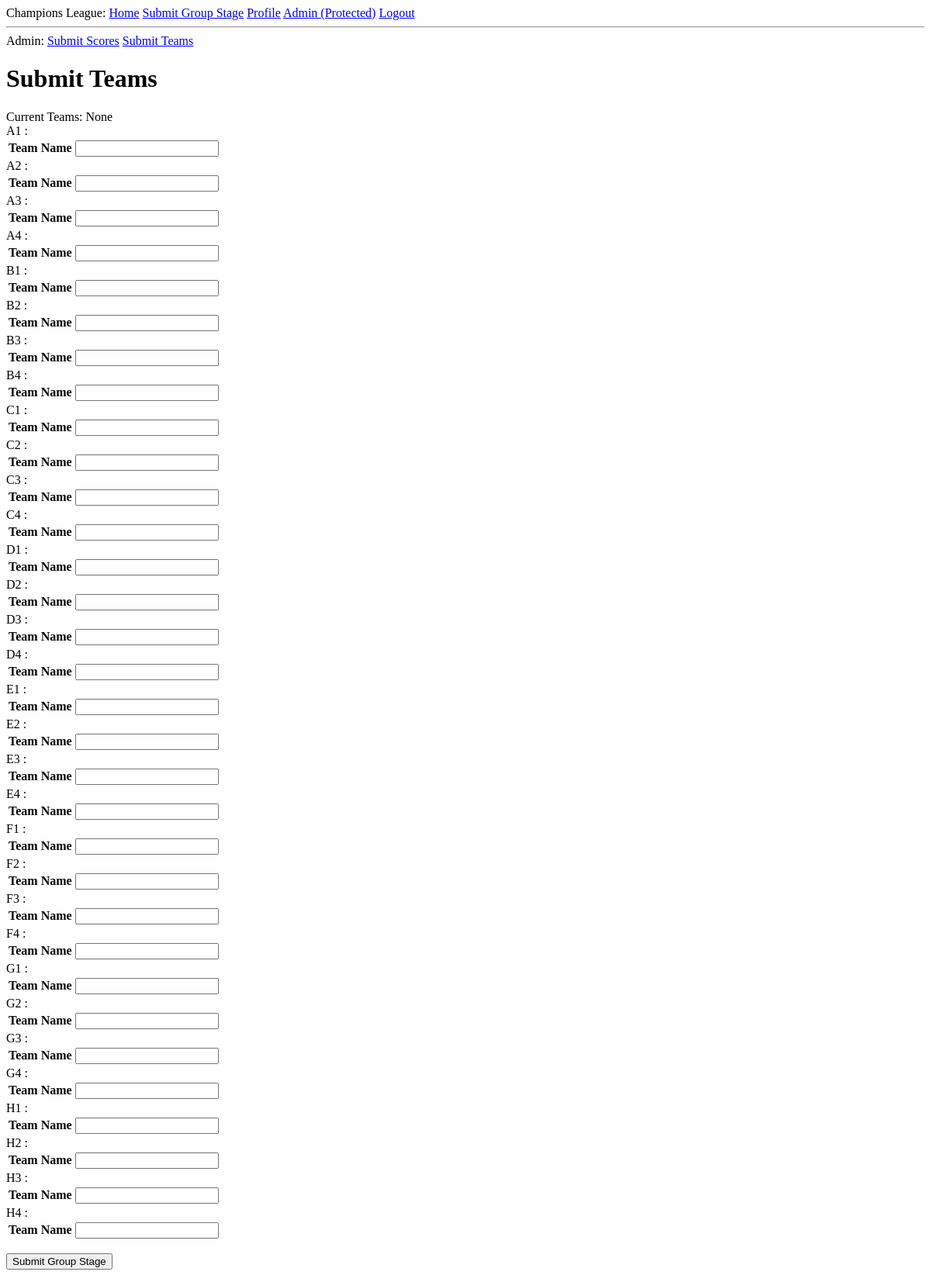
The page /admin_submit_teams (signed in) on the database as committed earlier.
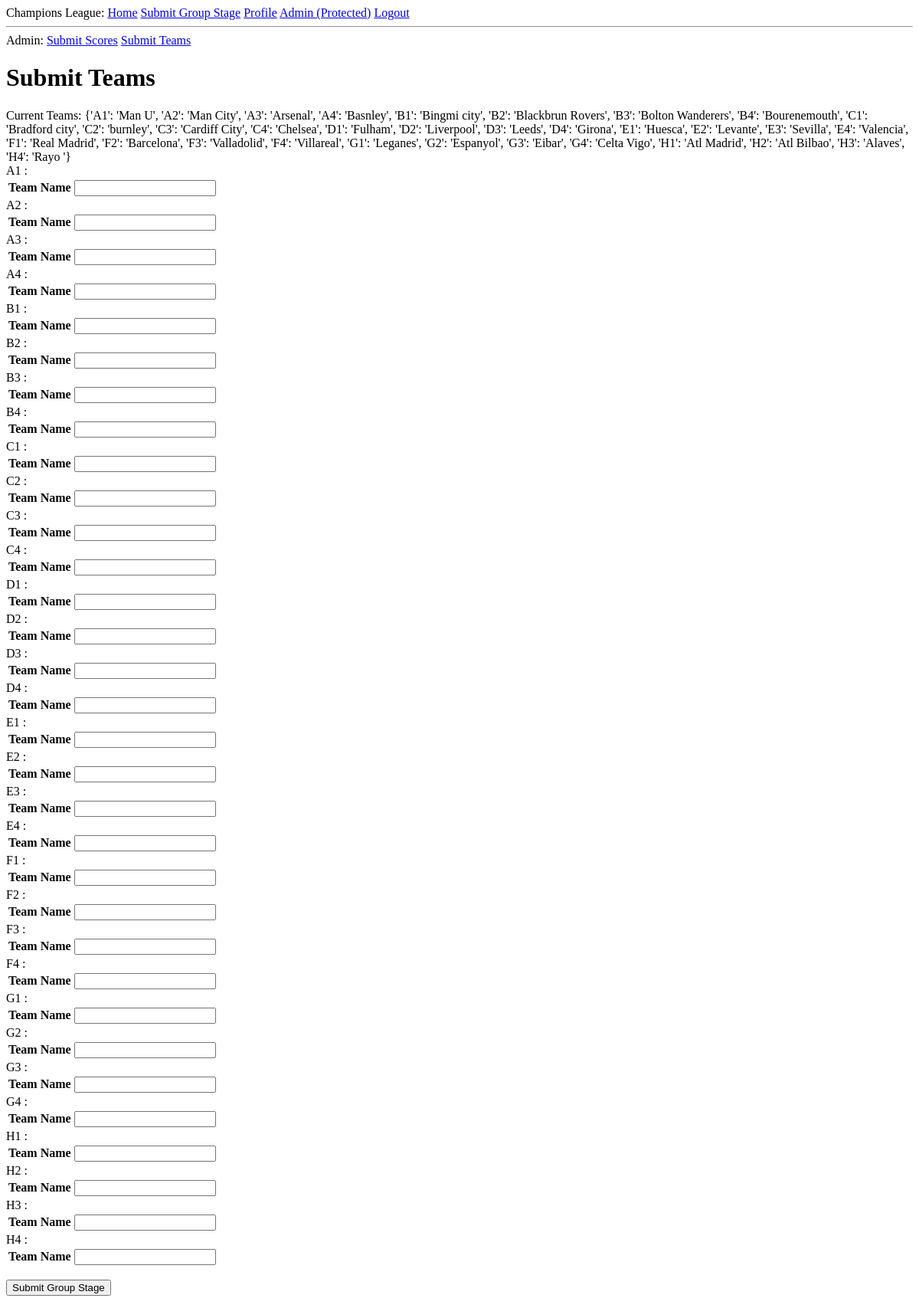
The same page on the database as committed later.
### app/models.py (models this page shows, shortened)
class Tournament(db.Model):
	id = db.Column(db.Integer, primary_key=True)
	games = db.Column(db.PickleType)
	group_stage_games = db.Column(db.PickleType)
	group_stage_teams = db.Column(db.PickleType)
	R16_games = db.Column(db.PickleType)
	R16_teams = db.Column(db.PickleType)
	QF_games = db.Column(db.PickleType)
	QF_teams = db.Column(db.PickleType)
	SF_games = db.Column(db.PickleType)
	SF_teams = db.Column(db.PickleType)
	F_game = db.Column(db.PickleType)
	F_teams = db.Column(db.PickleType)
	def get_group_games(self):
		if self.group_stage_games:
			return pickle.loads(self.group_stage_games)
		return None
	def get_group_teams(self):
		if self.group_stage_teams:
			return pickle.loads(self.group_stage_teams)
		return None
	def calculate_points(self):
		posts = Post.query.all()
		for post in posts:
			self.calculate_points_specific(post)
	def calculate_points_specific(self, post):
		game_results = self.get_group_games()
		guess_results = post.get_group_guess()
		points = 0
		if game_results and guess_results:
			for game_label in game_results:
				if game_results[game_label] == guess_results[game_label]:
					points += 3
					continue
				game_winner = Tournament.helper_winner(game_results[game_label])
				guess_winner = Tournament.helper_winner(guess_results[game_label])
				if game_winner == guess_winner:
					points += 1
		post.points = points
	def helper_teams():
		teams_list = []
		groups = ("A", "B", "C", "D", "E", "F", "G", "H")
		for group_letter in groups:
			for i in range(1,5):
				teams_list.append(group_letter + str(i))
		return teams_list
	def helper_winner(score):
		home_score = score[0:1]
		away_score = score[3:4]
		if home_score > away_score:
			return "home"
		elif home_score < away_score:
			return "away"
		else:
			return "draw"

### app/routes.py (the view, shortened to what this page needs)
@app.route('/admin_submit_teams', methods=['GET', 'POST'])
@login_required
def admin_submit_teams():
	group_team_labels = Tournament.helper_teams()
	form = AdminTeamForm()
	labels_and_form_items = zip(group_team_labels, form.teams)
	tournaments = Tournament.query.all()
	if len(tournaments) != 0:
		cl = tournaments[0]
	else:
		cl = Tournament()
		db.session.add(cl)
	cl.calculate_points()
	db.session.commit()
	posts = Post.query.order_by(desc('points')).all()
	return render_template('admin_submit_teams.html', title='Admin', form=form, tournament=cl, labels_and_form_items=labels_and_form_items)

### app/forms.py
class AdminTeamForm(FlaskForm):
	teams = FieldList(FormField(AdminTeamEntryForm), min_entries=32)
	submit = SubmitField('Submit Group Stage')

class AdminTeamEntryForm(FlaskForm):
	team = StringField('Team Name', validators=[InputRequired()])

### app/models.py (called while the page is built)
@login.user_loader
def load_user(id):
	return User.query.get(int(id))

	def get_group_guess(self):
		if self.group_stage_guess:
			return pickle.loads(self.group_stage_guess)
		return None

### app/templates/admin_submit_teams.html (shortened to what this page needs)
{% extends "base.html" %}
{% block content %}
    <div>
        Admin:
        <a href="{{ url_for('admin') }}">Submit Scores</a>
        <a href="{{ url_for('admin_submit_teams') }}">Submit Teams</a>
    </div>
    <h1>Submit Teams</h1>
    Current Teams: {{tournament.get_group_teams()}}
    <form action="" method="post" novalidate>
        {% for label_and_form_item in labels_and_form_items %}
            {{label_and_form_item[0]}} : {{label_and_form_item[1]}}
        {% endfor%}
        <p>{{ form.submit() }}</p>
    </form>
{% endblock %}

Rows that differ between the two databases and show on the page:
changed Tournament: get_group_teams "None" → "{'A1': 'Man U', 'A2': 'Man City', 'A3': 'Arsenal', 'A4': 'Basnley', 'B1': 'Bingmi city', 'B2': 'Blackbrun Rovers', 'B3': 'Bolton Wanderers', 'B4': 'Bourenemouth', 'C1': 'Bradford city', 'C2': 'burnley', 'C3': 'Cardiff City', 'C4': 'Chelsea', 'D1': 'Fulham', 'D2': 'Liverpool', 'D3': 'Leeds', 'D4': 'Girona', 'E1': 'Huesca', 'E2': 'Levante', 'E3': 'Sevilla', 'E4': 'Valencia', 'F1': 'Real Madrid', 'F2': 'Barcelona', 'F3': 'Valladolid', 'F4': 'Villareal', 'G1': 'Leganes', 'G2': 'Espanyol', 'G3': 'Eibar', 'G4': 'Celta Vigo', 'H1': 'Atl Madrid', 'H2': 'Atl Bilbao', 'H3': 'Alaves', 'H4': 'Rayo '}"
